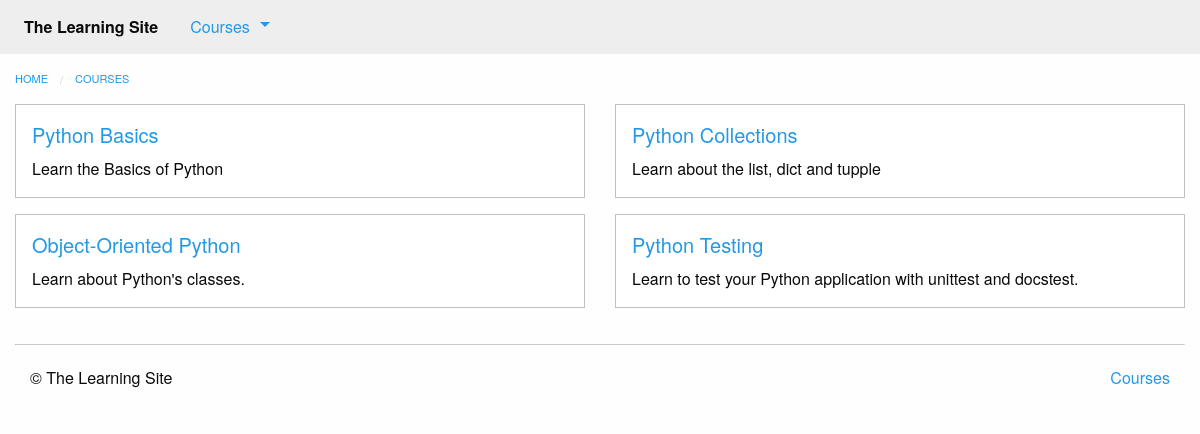
The app's page /courses/, older data.
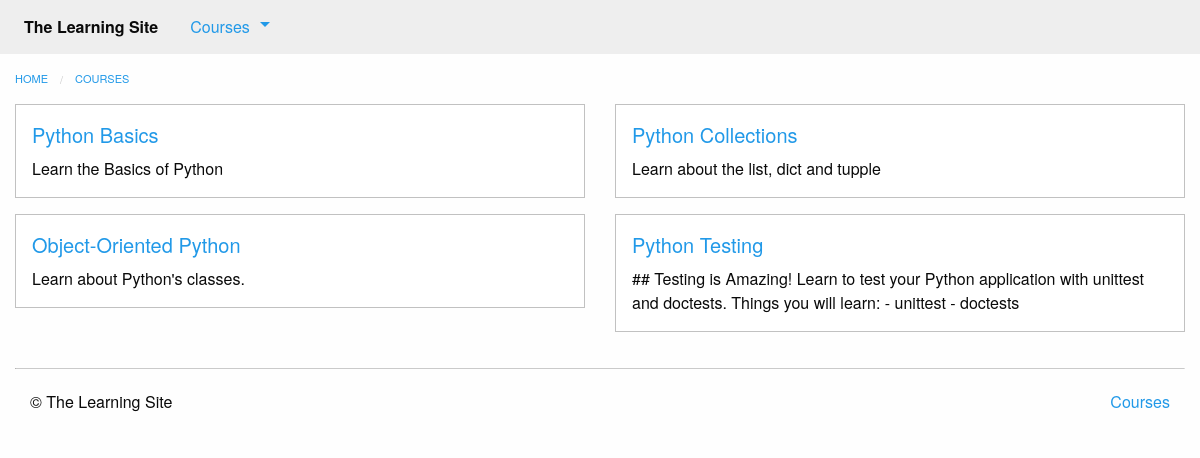
The same page, newer data.
### courses/models.py (models this page shows, shortened)
class Course(models.Model):
    created_at = models.DateTimeField(auto_now_add=True)
    title = models.CharField(max_length=255)
    description = models.TextField()

### courses/views.py (the view)
# urls.py: path('', views.course_list, name='course_list'),
def course_list(request):
    courses = models.Course.objects.all()
    email = 'questions@learning_site.com'
    return render(request, 'courses/course_list.html', {'courses': courses,
                                                        'email': email})

### courses/templatetags/course_extras.py (called while the page is built)
@register.inclusion_tag("courses/course_nav.html")
def nav_courses_list():
    courses = Course.objects.all()
    return {'courses': courses}

### courses/templates/courses/course_list.html (shortened to what this page needs)
{% extends "courses/layout.html" %}
{% block content %}
    <div class="row columns">
        {{ block.super }}
    </div>
    <div class="row">
        {%  for course in courses %}
            <div class="small-6 columns">
                <div class="callout">
                    <h5><a href="{% url 'courses:course_detail' pk=course.pk %}">{{ course.title }}</a></h5>
                    <div class="card-copy">
                        {{ course.description }}
                    </div>
                </div>
            </div>
            {% if forloop.counter|divisibleby:"2" %}
                </div>
                <div class="row">
            {% endif %}
        {% endfor %}
        </div>
{% endblock %}

Row changes from the older to the newer data that the page shows:
changed Course "Python Testing": description "Learn to test your Python application with unittest and docstest." → "## Testing is Amazing! Learn to test your Python application with unittest and doctests. Things you will learn: - unittest - doctests"
